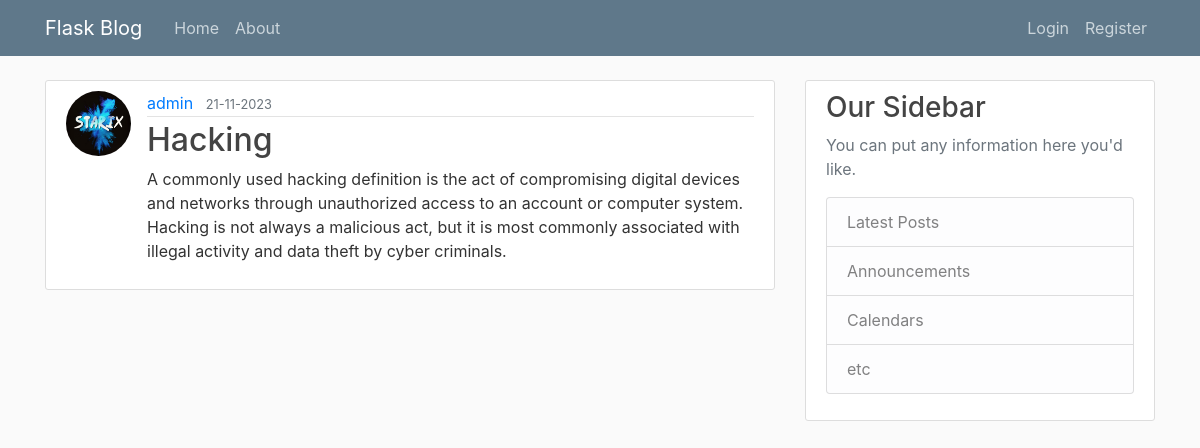
/post/1, run on the app's committed database.
### flaskblog/models.py (models this page shows, shortened)
class User(db.Model, UserMixin):
    id = db.Column(db.Integer, primary_key=True)
    username = db.Column(db.String(20), unique=True, nullable=False)
    email = db.Column(db.String(120), unique=True, nullable=False)
    image_file = db.Column(db.String(20), nullable=False, default="default.jpg")
    password = db.Column(db.String(60), nullable=False)
    post = db.relationship("Post", backref="author", lazy=True)

class Post(db.Model):
    id = db.Column(db.Integer, primary_key=True)
    title = db.Column(db.String(100), nullable=False)
    date_posted = db.Column(db.DateTime, nullable=False, default=datetime.utcnow)
    content = db.Column(db.Text, nullable=False)
    user_id = db.Column(db.Integer, db.ForeignKey("user.id"), nullable=True)

### flaskblog/routes.py (the view)
@app.route("/post/<int:post_id>")
def post(post_id):
    post = Post.query.get_or_404(post_id)
    return render_template("post.html", title=post.title, post=post)

### flaskblog/templates/post.html
{% extends "base.html" %}
{% block content %}
<article class="media content-section">
    <img class="rounded-circle article-img"
        src="{{ url_for('static', filename='profile_pics/' + post.author.image_file) }}">
    <div class="media-body">
        <div class="article-metadata">
            <a class="mr-2" href="#">{{ post.author.username }}</a>
            <small class="text-muted">{{ post.date_posted.strftime('%d-%m-%Y') }}</small>
        </div>
        <h2 class="article-title">{{ post.title }}</h2>
        <p class="article-content">{{ post.content }}</p>
    </div>
</article>
{% endblock content %}

### flaskblog/static/main.css (style rules this page uses)
body { background: #fafafa; color: #333333; margin-top: 5rem; }
h1, h2, h3, h4, h5, h6 { color: #444444; }
.content-section { background: #ffffff; padding: 10px 20px; border: 1px solid #dddddd; border-radius: 3px; margin-bottom: 20px; }
.article-title { color: #444444; }
.article-content { white-space: pre-line; }
.article-img { height: 65px; width: 65px; margin-right: 16px; }
.article-metadata { padding-bottom: 1px; margin-bottom: 4px; border-bottom: 1px solid #e3e3e3 }

### data on the page
User: image_file (picture), author.username "admin"
Post: date_posted "21-11-2023", title "Hacking", content "A commonly used hacking definition is the act of compromising digital devices and networks through unauthorized access to an account or computer system. Hacking is not always a malicious act, but it is most commonly associated with illegal activity and data theft by cyber criminals."
